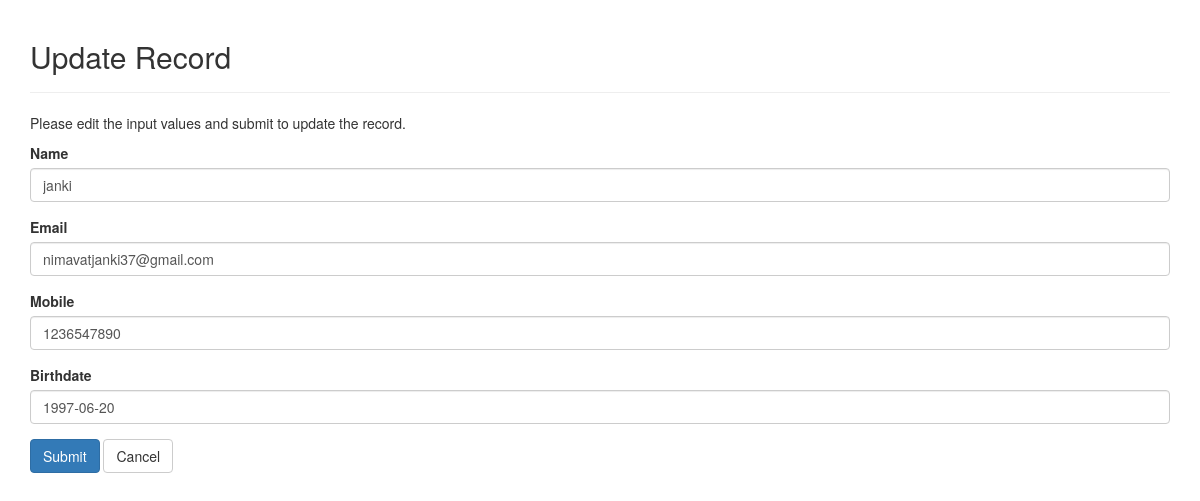
The page /update.php?id=3 on the database its author committed.
### tables this page shows
CREATE TABLE IF NOT EXISTS `student` (
  `id` int(2) NOT NULL AUTO_INCREMENT,
  `name` varchar(20) NOT NULL,
  `email` varchar(50) NOT NULL,
  `mobile` int(10) NOT NULL,
  `birthdate` date NOT NULL,
  PRIMARY KEY (`id`)
);

### update.php (the view, shortened to what this page needs)
<?php
require_once "conn.php";
$result = mysqli_query($conn,"SELECT * FROM student WHERE id='" . $_GET['id'] . "'");
$row= mysqli_fetch_array($result);
?>
<!DOCTYPE html>
<html lang="en">
<head>
<?php include "head.php"; ?>
</head>
<body>
<div class="container">
<div class="row">
<div class="col-lg-12">
<div class="page-header">
<h2>Update Record</h2>
</div>
<p>Please edit the input values and submit to update the record.</p>
<form action="<?php echo htmlspecialchars(basename($_SERVER['REQUEST_URI'])); ?>" method="post">
<div class="form-group">
<label>Name</label>
<input type="text" name="name" class="form-control" value="<?php echo $row["name"]; ?>" maxlength="50" required="">
</div>
<div class="form-group ">
<label>Email</label>
<input type="email" name="email" class="form-control" value="<?php echo $row["email"]; ?>" maxlength="30" required="">
</div>
<div class="form-group">
<label>Mobile</label>
<input type="mobile" name="mobile" class="form-control" value="<?php echo $row["mobile"]; ?>" maxlength="12"required="">
</div>
<div class="form-group">
<label>Birthdate</label>
<input type="birthdate" name="birthdate" class="form-control" value="<?php echo $row["birthdate"]; ?>" maxlength="12"required="">
</div>
<input type="submit" class="btn btn-primary" value="Submit">
<a href="index.php" class="btn btn-default">Cancel</a>
</form>
</div>
</div>
</div>
</body>
</html>

### rows shown on the page
student: name "janki", email "nimavatjanki37@gmail.com", mobile "1236547890", birthdate "1997-06-20"
